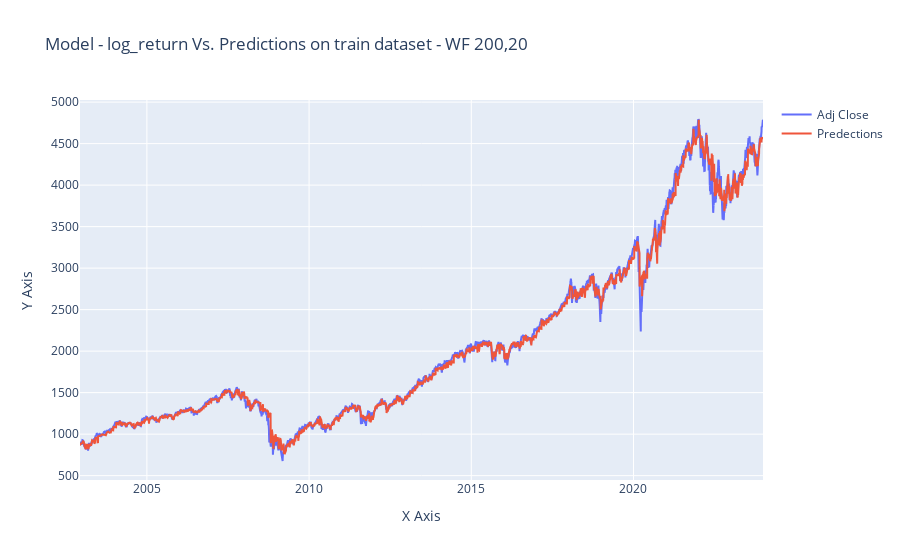

Here is the notebook cell this chart was saved with:
### Code cell
# Assuming df is your DataFrame containing the data
# Replace 'feature1' and 'feature2' with the names of the features you want to plot
feature1 = 'Adj Close'
feature2 = 'Predections'

# Create line plot
fig = go.Figure(data=go.Scatter(
    x=sp500_d_includes_results.index,  # Assuming the index represents x-axis values
    y=sp500_d_includes_results[feature1],
    mode='lines',
    name=feature1
))

# Add another line plot for the second feature
fig.add_trace(go.Scatter(
    x=sp500_d_includes_results.index,  # Assuming the index represents x-axis values
    y=sp500_d_includes_results[feature2],
    mode='lines',
    name=feature2
))

# Customize layout
fig.update_layout(
    title='Model - log_return Vs. Predictions on train dataset - WF 200,20',
    xaxis=dict(title='X Axis'),  # Customize x-axis label
    yaxis=dict(title='Y Axis'),  # Customize y-axis label
    hovermode='closest'
)

# Show plot
fig.show()

### Figure 1 — Plotly figure (JSON) as saved in the notebook; plotly's stock layout.template omitted (floating-point values rounded to 4 significant figures; data arrays with more than 128 entries replaced by an {"elided": "..."} marker saying what was removed)
{"data": [{"mode": "lines", "name": "Adj Close", "type": "scatter", "x": {"elided": "5300 str values"}, "y": {"elided": "5300 float values"}}, {"mode": "lines", "name": "Predections", "type": "scatter", "x": {"elided": "5300 str values"}, "y": {"elided": "5300 float values"}}], "layout": {"hovermode": "closest", "title": {"text": "Model - log_return Vs. Predictions on train dataset - WF 200,20"}, "xaxis": {"title": {"text": "X Axis"}}, "yaxis": {"title": {"text": "Y Axis"}}}}
